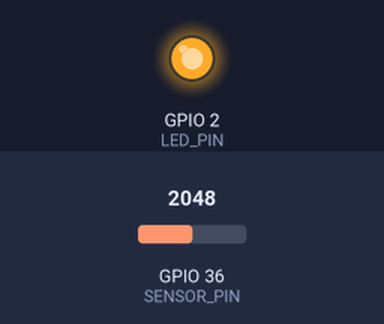
This sketch was run on a simulated ESP32. Parts: output pins drawn as LEDs (lit = HIGH). The test bench sets the inputs (shaded band); at power-on: GPIO 36 (SENSOR_PIN) = 2048. WiFi joins after 1.5 s; servers stay silent unless stated; what the sketch prints to the serial monitor is not drawn.

Above: at 0.6 s.
At 2.7 s:
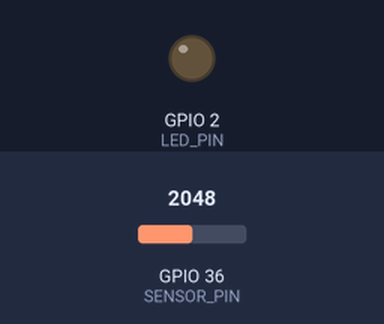
2.8 s: GPIO 36 (SENSOR_PIN) set to 2095
5.8 s: GPIO 36 (SENSOR_PIN) set to 2187
Timing chart, 0 to 8.8 s (numbered marks = the images above; inputs shaded):
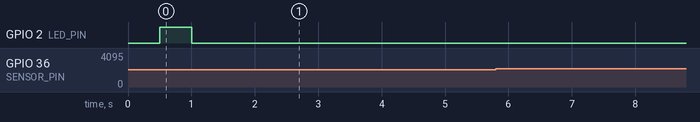

The sketch:

mission2.ino
```cpp
#include <WiFi.h>
#include <WiFiClientSecure.h> // Needed for Telegram (https)
#include <HTTPClient.h>
#include <math.h>       // We need this for the "std" calculation

// =======================================================
// START: model.h content (Your ML "Brain")
// =======================================================
#pragma once
#include <cstdarg>
namespace Eloquent {
    namespace ML {
        namespace Port {
            class BlinkModel {
                public:
                    /**
                    * Predict class for features vector
                    */
                    int predict(float *x) {
                        if (x[0] <= 2129.0) {
                            return 0;
                        }

                        else {
                            if (x[1] <= 2035.35498046875) {
                                if (x[1] <= 1978.530029296875) {
                                    return 3;
                                }

                                else {
                                    if (x[0] <= 2444.5) {
                                        return 3;
                                    }

                                    else {
                                        return 1;
                                    }
                                }
                            }

                            else {
                                if (x[2] <= 222.78550720214844) {
                                    return 1;
                                }

                                else {
                                    return 2;
                                }
                            }
                        }
                    }

                protected:
                };
            }
        }
    }

// =======================================================
// END: model.h content
// =======================================================

// --- 1. WiFi Credentials ---
const char* ssid = "YOUR_WIFI_SSID";
const char* password = "YOUR_WIFI_PASSWORD";

// --- 2. Telegram Bot Details ---
#define TELEGRAM_BOT_TOKEN "YOUR_BOT_TOKEN"
#define TELEGRAM_CHAT_ID "YOUR_CHAT_ID"

// --- 3. Hardware Pins ---
#define SENSOR_PIN 36
#define LED_PIN 2 // Onboard LED

// --- 4. ML Model Configuration ---
const int WINDOW_SIZE = 100; // 100 samples
const int DELAY_MS = 10;     // 10ms between samples
Eloquent::ML::Port::BlinkModel model; // Create an instance of our model
float features[3];           // Array to hold [max, mean, std]
int data[WINDOW_SIZE];       // "Bucket" to hold 1-second of data
int dataIndex = 0;           // Current position in our bucket

// --- 5. NEW COOLDOWN TIMER ---
const long ALERT_COOLDOWN = 5000; // 5000ms = 5 seconds
unsigned long lastAlertTime = 0;  // Stores when the last alert was sent

// This object is needed for HTTPS (secure connection)
WiFiClientSecure client;

// --- Forward Declaration for sendAlert ---
void sendAlert(String message);

// =======================================================
// SETUP: Connects to WiFi
// =======================================================
void setup() {
  Serial.begin(115200);
  pinMode(LED_PIN, OUTPUT);
  Serial.println("BCI-ML Telegram System Initialized.");

  // For Telegram, we must use a secure client.
  client.setInsecure(); // Skips certificate validation for simplicity

  // Connect to Wi-Fi
  Serial.print("Connecting to ");
  Serial.println(ssid);
  WiFi.begin(ssid, password);
  while (WiFi.status() != WL_CONNECTED) {
    delay(500);
    Serial.print(".");
    digitalWrite(LED_PIN, !digitalRead(LED_PIN)); // Flash LED
  }
  Serial.println("\nWiFi connected!");
  digitalWrite(LED_PIN, LOW); // LED Off
}

// =======================================================
// LOOP: The Edge Computing ML Brain
// =======================================================
void loop() {
  // 1. Collect one sample
  data[dataIndex] = analogRead(SENSOR_PIN);
  dataIndex++;

  // 2. Check if our 1-second "bucket" is full
  if (dataIndex >= WINDOW_SIZE) {

    // --- 3. Feature Extraction ---
    float max_val = 0;
    for(int i=0; i<WINDOW_SIZE; i++) {
      if(data[i] > max_val) max_val = data[i];
    }
    float sum = 0;
    for(int i=0; i<WINDOW_SIZE; i++) {
      sum += data[i];
    }
    float mean_val = sum / WINDOW_SIZE;
    float std_sum = 0;
    for(int i=0; i <WINDOW_SIZE; i++) {
      std_sum += pow(data[i] - mean_val, 2);
    }
    float std_val = sqrt(std_sum / WINDOW_SIZE);

    features[0] = max_val;
    features[1] = mean_val;
    features[2] = std_val;

    // --- 4. Make a Prediction! ---
    int prediction = model.predict(features);

    // --- 5. Act on the Prediction (NON-BLOCKING) ---

    // Check if our 5-second cooldown has passed
    if (millis() - lastAlertTime > ALERT_COOLDOWN) {

      if (prediction == 0) {
        Serial.println("Predicted: NOISE");
      }
      else if (prediction == 1) {
        Serial.println("Predicted: SINGLE (Ignoring)");
      }
      else if (prediction == 2) {
        Serial.println("Predicted: DOUBLE BLINK! Sending alert...");
        sendAlert("Request for FOOD/WATER received.");
        lastAlertTime = millis(); // START COOLDOWN
      }
      else if (prediction == 3) {
        Serial.println("Predicted: TRIPLE BLINK! Sending alert...");
        sendAlert("Request for WASHROOM received.");
        lastAlertTime = millis(); // START COOLDOWN
      }
      else if (prediction == 4) {
        Serial.println("Predicted: QUADRUPLE BLINK! Sending alert...");
        sendAlert("URGENT: Help required!");
        lastAlertTime = millis(); // START COOLDOWN
      }

    } else {
      // We are in "cooldown" mode, just print the prediction but do nothing
      // This shows the system is still working
      if (prediction > 0) { // Don't spam "noise"
        Serial.print("Predicted: ");
        Serial.print(prediction);
        Serial.println(" (In Cooldown... Ignoring Alert)");
      }
    }

    // Reset our "bucket" for the next 1-second chunk
    dataIndex = 0;
  }

  delay(DELAY_MS);
}

// =======================================================
// FUNCTION: Sends the alert to TELEGRAM
// =======================================================
void sendAlert(String message) {
  digitalWrite(LED_PIN, HIGH);
  HTTPClient http;

  // This is the full URL for the Telegram API
  String url = "https://api.telegram.org/bot" + String(TELEGRAM_BOT_TOKEN) +
               "/sendMessage?chat_id=" + String(TELEGRAM_CHAT_ID) +
               "&text=" + message;

  // URL-encode the message (replaces spaces with %20)
  url.replace(" ", "%20");

  Serial.print("Sending alert: ");
  Serial.println(message);

  if (http.begin(client, url)) { // Use the secure client
    int httpCode = http.GET(); // Send the request

    if (httpCode > 0) {
      Serial.printf("[HTTP] Alert sent, code: %d\n", httpCode);
    } else {
      Serial.printf("[HTTP] Alert failed, error: %s\n", http.errorToString(httpCode).c_str());
    }
    http.end();
  } else {
    Serial.println("Failed to begin HTTP client for Telegram.");
  }

  digitalWrite(LED_PIN, LOW);
}
```

Measured:
- after the input at 2.8 s, every drawn part: stays the same
- after the input at 5.8 s, every drawn part: stays the same
